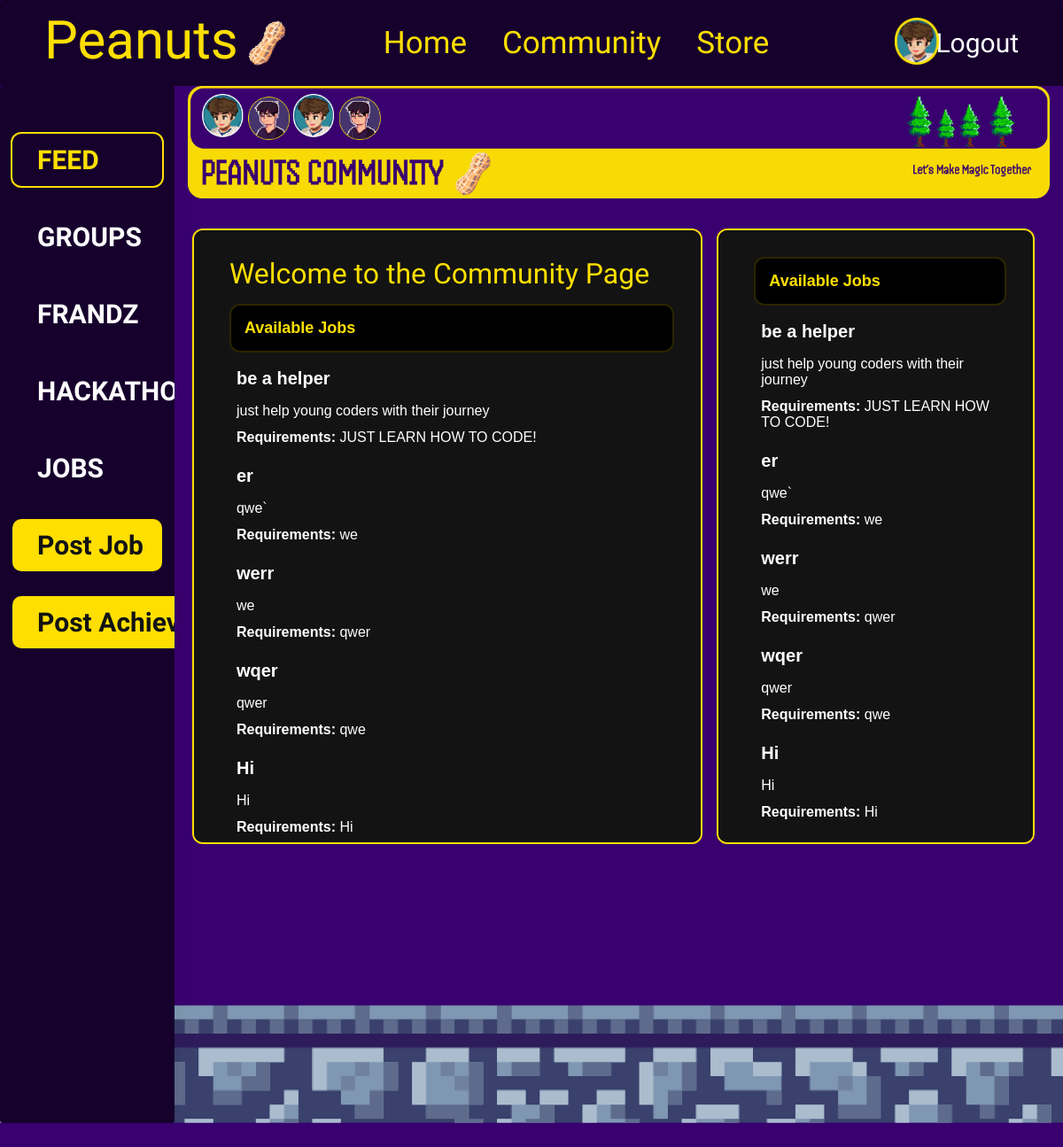
The page /accounts/community/jobs/ (signed in) on the database as committed earlier.
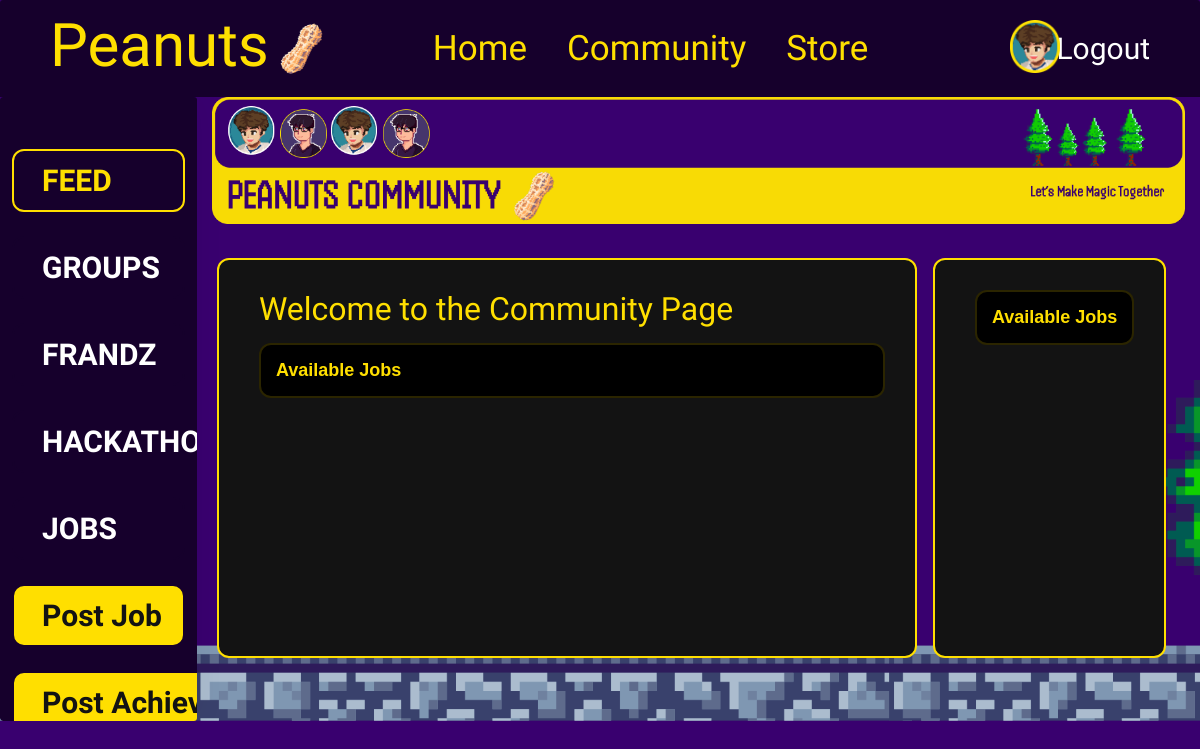
The same page on the database as committed later.
### mainApp/models.py (models this page shows, shortened)
class Job(models.Model):
    title = models.CharField(max_length=200)
    description = models.TextField()
    requirements = models.TextField()
    posted_at = models.DateTimeField(auto_now_add=True)

### mainApp/views.py (the view)
# urls.py: path('accounts/community/jobs/', views.jobs, name='jobs'),
@login_required
def jobs(request):
    jobs = Job.objects.all()
    context = {
        'jobs': jobs
    }
    return render(request, 'jobs.html', context)

### mainApp/templates/jobs.html (shortened to what this page needs)
<!DOCTYPE html>
<html lang="en">
<head>
    {% load static %}
    <link rel="stylesheet" href="{% static 'index.css' %}">
    <link rel="stylesheet" href="{% static 'community.css' %}">
    <link rel="stylesheet" href="{% static 'cursor.css' %}">
</head>
<body>
    <div class="_3d-pixel-cursor__arrow">
        <header>
            <div class="logo">
                Peanuts
                <img class="logo_img" width="70px" src="{% static 'assets/peanut.png' %}" alt="">
            </div>
            <nav>
                <ul class="main_nav">
                    <li><a class="_3d-pixel-cursor__pointer" href="{% url 'home' %}">Home</a></li>
                    <li><a class="_3d-pixel-cursor__pointer" href="{% url 'community_page' %}">Community</a></li>
                    <li><a class="_3d-pixel-cursor__pointer" href="{% url 'store' %}">Store</a></li>
                </ul>
            </nav>
            <nav>
                <ul>
                    {% if user.is_authenticated %}
                    <li><a class="_3d-pixel-cursor__pointer" href="{% url 'profile' %}">
                            <img src="{% static 'assets/profile.png' %}"
                                style="position: absolute; right: 140px; top: 20px;" width="50px" alt="">
                        </a></li>
                    <li>
                        <form method="POST" action="{% url 'logout' %}" style="display:inline;">
                            <button type="submit" class="sign-up _3d-pixel-cursor__pointer"
                                style="background:none;border:none;color:#ffffff;cursor:pointer;">Logout</button>
                        </form>
                    </li>
                    {% else %}
                    <li><a class="_3d-pixel-cursor__pointer" class="sign-up" href="{% url 'login' %}">Login</a></li>
                    {% endif %}
                </ul>
            </nav>
        </header>
        <div class="main">
            <div class="sidebar">
                <ul>
                    <li><a href="{% url 'community_feed' %}" class="active _3d-pixel-cursor__pointer"><span>FEED</span></a></li>
                    <li><a href="{% url 'groups' %}" class=" _3d-pixel-cursor__pointer"><span>GROUPS</span></a></li>
                    <li><a href="{% url 'frandz' %}" class=" _3d-pixel-cursor__pointer"><span>FRANDZ</span></a></li>
                    <li><a href="{% url 'hackathons' %}" class=" _3d-pixel-cursor__pointer"><span>HACKATHONS</span></a></li>
                    <li><a href="{% url 'jobs' %}" class=" _3d-pixel-cursor__pointer"><span>JOBS</span></a></li>
                    <li><a class="_3d-pixel-cursor__pointer post_buttons" href="{% url 'post_job' %}"><span>Post
                                Job</span></a></li>
                    <li><a class="_3d-pixel-cursor__pointer post_buttons" href="{% url 'post_achievement' %}"><span>Post
                                Achievement</span></a></li>
                </ul>
            </div>
            <main>
                <img src="{% static 'assets/community_bar.png' %}" style="margin-left: 15px; margin-right: 15px;"
                    width="97%" alt="">
                <div class="page-content">
                    <div class="main-container">
                        <h1 class="community_heading">Welcome to the Community Page</h1>
                        <div class="Available_Jobs">
                            <h2>Available Jobs</h2>
                            <ul class="jobs">
                                {% for job in jobs %}
                                <li class="job_description">
                                    <h3>{{ job.title }}</h3>
                                    <p>{{ job.description }}</p>
                                    <p><strong>Requirements:</strong> {{ job.requirements }}</p>
                                </li>
                                {% endfor %}
                            </ul>
                        </div>
                    </div>
                    <div class="side-container">
                        <div class="Available_Jobs">
                            <h2>Available Jobs</h2>
                            <ul class="jobs">
                                {% for job in jobs %}
                                <li class="job_description">
                                    <h3>{{ job.title }}</h3>
                                    <p>{{ job.description }}</p>
                                    <p><strong>Requirements:</strong> {{ job.requirements }}</p>
                                </li>
                                {% endfor %}
                            </ul>
                        </div>
                    </div>
                </div>
            </main>
        </div>
    </div>
</body>
</html>

### mainApp/static/index.css (style rules this page uses)
body { background:url("../static/assets/background.png"); background-size: cover; color: #fff; margin: 0; padding: 0; }
header { display: flex; align-items: center; justify-content: space-between; align-items: center; padding: 10px 50px; background-color: #16002C; }
.logo { display: flex; font-family: "Handjet", sans-serif; color: #ffdf00; font-size: 60px; }
.logo_img { width: 20%; margin-top: 10px; margin-bottom: 10px; }
nav ul { list-style: none; display: flex; gap: 40px; }
nav ul li a { color: #ffdf00; text-decoration: none; font-size: 35px; font-family: "Handjet", sans-serif; cursor: pointer; transition: 0.2s ease-in-out; }
.sign-up { background-color: #ccc; border: none; font-size: 30px; cursor: pointer; font-family: "Handjet", sans-serif; }
h2 { color: #ffdf00; margin-bottom: 10px; }
.main_nav { margin-right: 100px; }

### mainApp/static/community.css (style rules this page uses)
* { margin: 0; padding: 0; }
.main { height: calc(100% - 50px); display: flex; flex: 1; }
.sidebar { height: 78vh; width: 300px; box-sizing: border-box; box-shadow: 0 0 2rem 0 rgb(0 0 0 / 5%); overflow: hidden; transition: width 0.5s ease; background-color: #16002C; }
.sidebar ul { display: flex; flex-direction: column; margin-top: 40px; }
.sidebar ul li { display: flex; align-items: center; padding: 12px; }
.sidebar ul li a { font-family: "Handjet", sans-serif; font-weight: 600; color: #ffffff; border: 2px solid #16002C; border-radius: 12px; text-decoration: none; display: flex; align-items: center; width: 100%; white-space: nowrap; padding: 12px; transition: 0.2s ease-in-out; }
.sidebar ul li a.active, .sidebar ul li a:hover { border: 2px solid #ffdf00; border-radius: 12px; color: #ffdf00; }
.sidebar ul li span { margin-left: 16px; font-size: 30px; font-weight: 600; }
.page-content { padding: 10px 20px; display: flex; box-sizing: border-box; width: 100%; flex: 1; }
.page-content h1 { padding-bottom: 15px; font-weight: 400; }
.main-container { background-color: #131313; padding: 30px; padding-left: 40px; height: 42vh; border-radius: 12px; border: 2px solid #ffdf00; width: 65%; margin-top: 20px; }
.side-container { background-color: #131313; padding: 30px; padding-left: 40px; height: 42vh; border-radius: 12px; margin: 12px; margin-left: 16px; border: 2px solid #ffdf00; margin-top: 20px; }
.community_heading { color: #ffdf00; font-family: "Handjet", sans-serif; }
.Available_Jobs > h2 { background-color: #000000; font-size: 18px; padding: 15px; border-radius: 12px; border: 2px solid #ffdd002b; font-family: "Poppins", sans-serif; }
.post_buttons { background-color: #ffdf00 !important; color: #131313 !important; }

### mainApp/static/cursor.css (style rules this page uses)
div { position: relative; border-radius: 3px; overflow: auto; }
div:last-child { margin-bottom: 0; }
._3d-pixel-cursor__arrow { background-position: center; background-repeat: no-repeat; }
._3d-pixel-cursor__pointer { background-position: center; background-repeat: no-repeat; }

Rows that differ between the two databases and show on the page:
removed Job: title "be a helper", description "just help young coders with their journey", requirements "JUST LEARN HOW TO CODE!"
removed Job: title "er", description "qwe`", requirements "we"
removed Job: title "werr", description "we", requirements "qwer"
removed Job: title "wqer", description "qwer", requirements "qwe"
removed Job: title "Hi", description "Hi", requirements "Hi"
